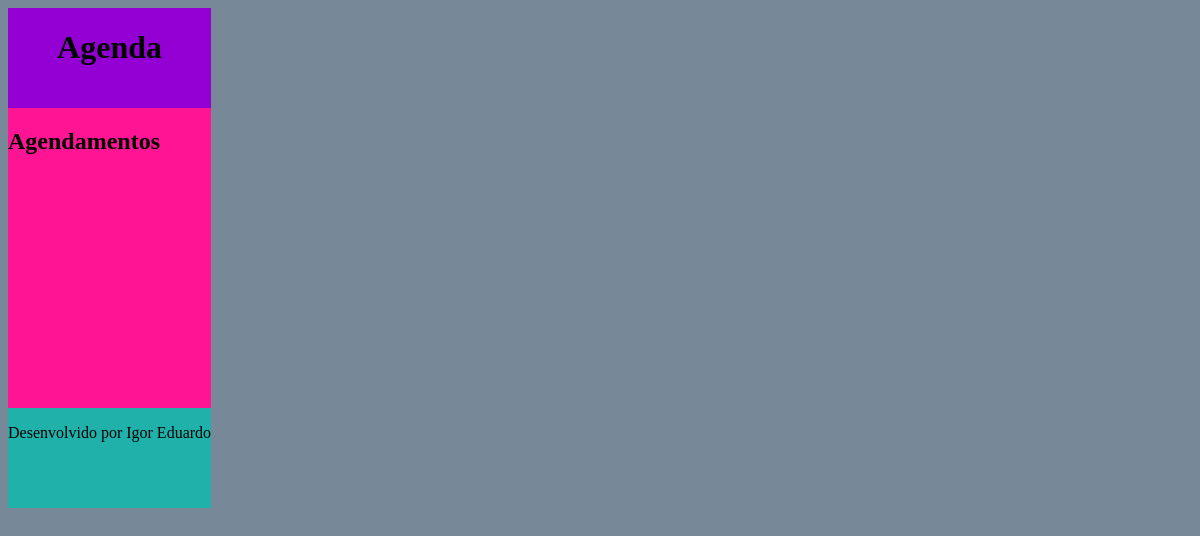
The page /agenda/ (signed in) on the database as committed earlier.
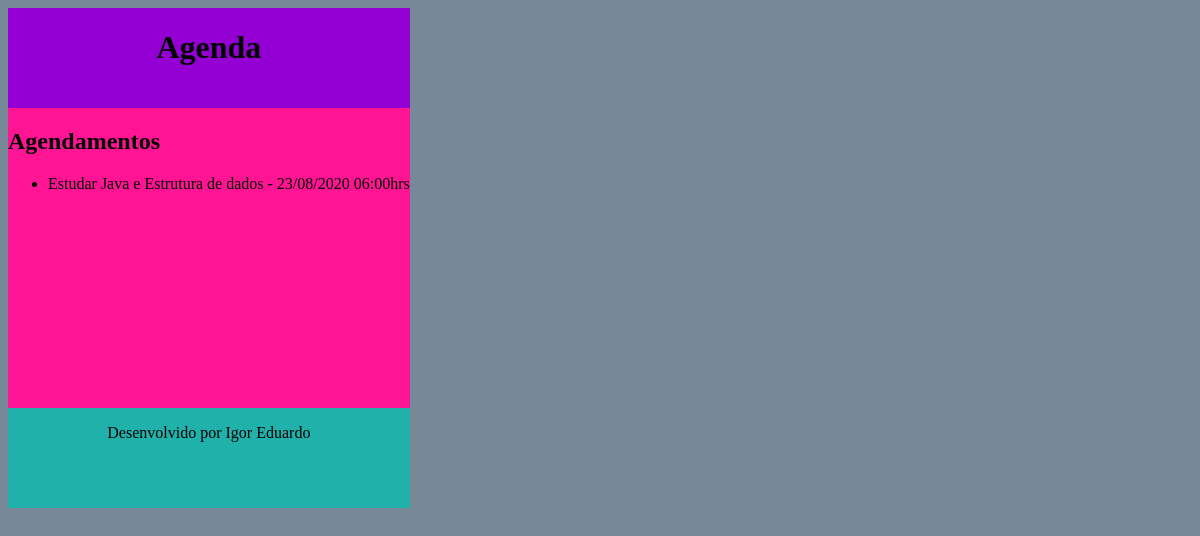
The same page on the database as committed later.
### core/models.py (models this page shows, shortened)
class Evento(models.Model):
    titulo = models.CharField(max_length=100)
    descricao = models.TextField(blank=True, null=True) #podeser nulo
    data_evento = models.DateTimeField(verbose_name='Data do Evento') #nao pode ser nulo
    data_criacao = models.DateTimeField(auto_now=True, verbose_name='Data da Criação') #automaticamente insere a hora
    usuario = models.ForeignKey(User, on_delete = models.CASCADE) #vamos usar os usuarios do django admin que criamos
    class Meta:
        db_table = 'evento' #exigindo que a tabela se chame evento
    def get_data_evento(self):
        return self.data_evento.strftime('%d/%m/%Y %H:%Mhrs')

### core/views.py (the view)
# urls.py: path('agenda/', views.lista_eventos),
def lista_eventos(request):
    usuario = request.user #pega so os do usuarios que estao logados
    evento = Evento.objects.filter( usuario = usuario) #pega so os do usuarios que estao logados #evento = Evento.objects.all() pega todos eventos de todos usuarios #Evento.objects.get(id=1) #só o do primeito evento #for evento in eventos
    dados = {'eventos': evento} #dicionario
    return render(request,'agenda.html',dados)

### templates/agenda.html
{% extends "model-page.html" %}
        {% block content %}
        <h2>Agendamentos</h2>
        <ul>
        {% for evento in eventos %}
            <li> {{ evento.titulo }} - {{ evento.get_data_evento }} </li>
        {% endfor %}
        </ul>
        {% endblock %}

Rows that differ between the two databases and show on the page:
added Evento: titulo "Estudar Java e Estrutura de dados", get_data_evento "23/08/2020 06:00hrs"
